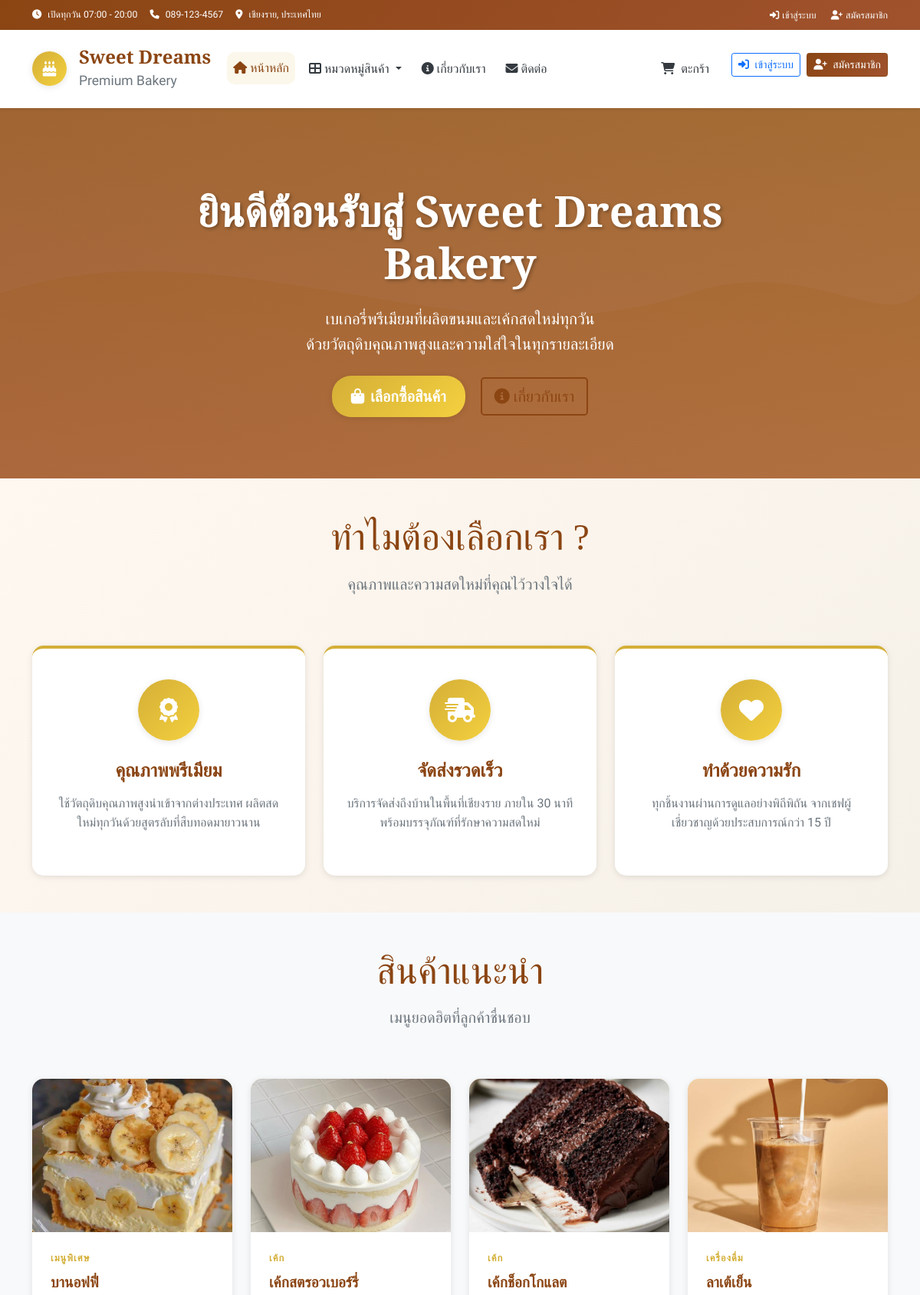
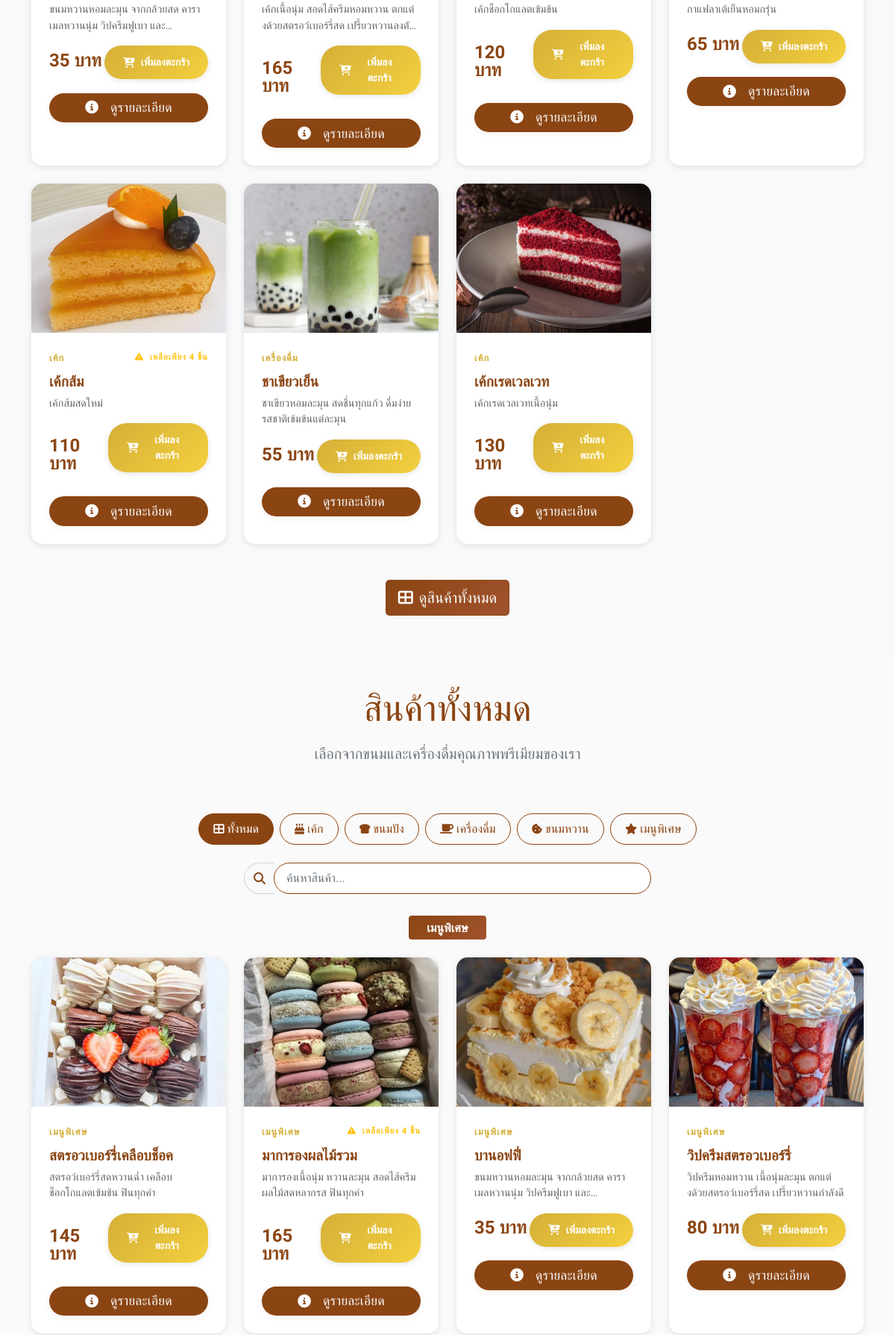
The page / (upper part) on the database its author committed (2 pictures, top to bottom).
### tables this page shows
CREATE TABLE products (
        id INTEGER PRIMARY KEY AUTOINCREMENT,
        name TEXT NOT NULL,
        name_en TEXT,
        description TEXT,
        price DECIMAL(10,2) NOT NULL,
        image TEXT,
        category_id INTEGER,
        is_available BOOLEAN DEFAULT 1,
        is_featured BOOLEAN DEFAULT 0,
        stock_quantity INTEGER DEFAULT 0,
        created_at TIMESTAMP DEFAULT CURRENT_TIMESTAMP,
        FOREIGN KEY (category_id) REFERENCES categories (id)
    );

CREATE TABLE categories (
        id INTEGER PRIMARY KEY AUTOINCREMENT,
        name TEXT UNIQUE NOT NULL,
        name_en TEXT,
        icon TEXT,
        description TEXT,
        display_order INTEGER DEFAULT 0
    );

### app.py (the view)
@app.route('/')
def index():
    categories = get_categories()
    featured_products = get_products_by_category(featured_only=True)
    all_products = get_products_by_category()
    unique_products = []
    seen_ids = set()
    for product in all_products:
        if product['id'] not in seen_ids:
            unique_products.append(product)
            seen_ids.add(product['id'])
    products_by_category = {}
    for product in unique_products:
        category_name = product['category_name']
        if category_name not in products_by_category:
            products_by_category[category_name] = []
        products_by_category[category_name].append(product)
    return render_template('index.html',
                         featured_products=featured_products,
                         products_by_category=products_by_category)

### app.py (called while the page is built)
def get_db_connection():
    conn = sqlite3.connect(DB_NAME)
    conn.row_factory = sqlite3.Row
    return conn

def get_categories():
    conn = get_db_connection()
    categories = conn.execute(
        "SELECT * FROM categories ORDER BY display_order"
    ).fetchall()
    conn.close()
    return categories

def get_cart_total():
    cart = session.get('cart', {})
    total_items = sum(item['quantity'] for item in cart.values())
    total_price = sum(item['quantity'] * item['price'] for item in cart.values())
    return total_items, total_price

@app.context_processor
def inject_global_data():
    categories = get_categories()
    cart_total_items, _ = get_cart_total()
    verifying_count = 0
    if session.get('role') == 'admin':
        conn = get_db_connection()
        verifying_count = conn.execute("""
            SELECT COUNT(*) FROM payments WHERE status = 'verifying'
        """).fetchone()[0]
        conn.close()
    return dict(
        categories=categories,
        cart_total_items=cart_total_items,
        verifying_count=verifying_count
    )

### templates/index.html (shortened to what this page needs)
{% extends "layout.html" %}
{% block content %}
<section class="hero-section" id="home">
    <div class="container hero-content">
        <div class="row justify-content-center text-center">
            <div class="col-lg-8">
                <h1 class="hero-title text-white">
                    ยินดีต้อนรับสู่ Sweet Dreams Bakery
                </h1>
                <p class="hero-subtitle text-white mb-4">
                    เบเกอรี่พรีเมียมที่ผลิตขนมและเค้กสดใหม่ทุกวัน<br>
                    ด้วยวัตถุดิบคุณภาพสูงและความใส่ใจในทุกรายละเอียด
                </p>
                <div class="hero-cta">
                    <a href="#products" class="btn btn-custom btn-lg me-3">
                        <i class="fas fa-shopping-bag"></i>
                        เลือกซื้อสินค้า
                    </a>
                    <a href="#about" class="btn btn-custom-outline btn-lg">
                        <i class="fas fa-info-circle"></i>
                        เกี่ยวกับเรา
                    </a>
                </div>
            </div>
        </div>
    </div>
</section>
<section class="features-section py-5" id="features">
    <div class="container">
        <div class="row text-center mb-5">
            <div class="col-12">
                <h2 class="display-5 mb-3">ทำไมต้องเลือกเรา ?</h2>
                <p class="lead text-muted">คุณภาพและความสดใหม่ที่คุณไว้วางใจได้</p>
            </div>
        </div>
        <div class="row gy-4 animate-stagger">
            <div class="col-lg-4 col-md-6">
                <div class="feature-card h-100">
                    <div class="feature-icon">
                        <i class="fas fa-award"></i>
                    </div>
                    <h4 class="mb-3">คุณภาพพรีเมียม</h4>
                    <p class="text-muted">
                        ใช้วัตถุดิบคุณภาพสูงนำเข้าจากต่างประเทศ
                        ผลิตสดใหม่ทุกวันด้วยสูตรลับที่สืบทอดมายาวนาน
                    </p>
                </div>
            </div>
            <div class="col-lg-4 col-md-6">
                <div class="feature-card h-100">
                    <div class="feature-icon">
                        <i class="fas fa-truck-fast"></i>
                    </div>
                    <h4 class="mb-3">จัดส่งรวดเร็ว</h4>
                    <p class="text-muted">
                        บริการจัดส่งถึงบ้านในพื้นที่เชียงราย ภายใน 30 นาที
                        พร้อมบรรจุภัณฑ์ที่รักษาความสดใหม่
                    </p>
                </div>
            </div>
            <div class="col-lg-4 col-md-6">
                <div class="feature-card h-100">
                    <div class="feature-icon">
                        <i class="fas fa-heart"></i>
                    </div>
                    <h4 class="mb-3">ทำด้วยความรัก</h4>
                    <p class="text-muted">
                        ทุกชิ้นงานผ่านการดูแลอย่างพิถีพิถัน
                        จากเชฟผู้เชี่ยวชาญด้วยประสบการณ์กว่า 15 ปี
                    </p>
                </div>
            </div>
        </div>
    </div>
</section>
{% if featured_products %}
<section class="py-5 bg-light" id="featured">
    <div class="container">
        <div class="row text-center mb-5">
            <div class="col-12">
                <h2 class="display-5 mb-3">สินค้าแนะนำ</h2>
                <p class="lead text-muted">เมนูยอดฮิตที่ลูกค้าชื่นชอบ</p>
            </div>
        </div>
        <div class="row gy-4">
            {% for product in featured_products[:8] %}
            <div class="col-lg-3 col-md-6">
                <div class="product-card featured-product h-100" data-category="{{ product.category_name }}">
                    <div class="product-image clickable">
                        {% if product.image %}
                            <img src="{{ url_for('static', filename='images/products/' + product.image) }}"
                                 alt="{{ product.name }}"
                                 class="img-fluid"
                                 loading="lazy">
                        {% else %}
                            <i class="fas fa-birthday-cake"></i>
                        {% endif %}
                    </div>
                    <div class="product-body">
                        <div class="product-category">
                            {{ product.category_name }}
                            {% if product.stock_quantity <= 5 and product.stock_quantity > 0 %}
                                <small class="text-warning float-end">
                                    <i class="fas fa-exclamation-triangle me-1"></i>
                                    เหลือเพียง {{ product.stock_quantity }} ชิ้น
                                </small>
                            {% endif %}
                        </div>
                        <h5 class="product-name">{{ product.name }}</h5>
                        {% if product.description %}
                            <p class="product-description">{{ product.description }}</p>
                        {% endif %}
                        <div class="d-flex justify-content-between align-items-baseline">
                            <div class="product-price">{{ "%.0f"|format(product.price) }} บาท</div>
                                {% if product.stock_quantity > 0 %}
                                    <button class="btn btn-custom btn-sm add-to-cart"
                                            data-product-id="{{ product.id }}"
                                            data-product-name="{{ product.name }}"
                                            data-product-price="{{ product.price }}">
                                        <i class="fas fa-cart-plus"></i> เพิ่มลงตะกร้า
                                    </button>
                                {% else %}
                                    <button class="btn btn-secondary btn-sm" disabled>
                                        <i class="fas fa-times"></i> หมด
                                    </button>
                                {% endif %}
                            </div>
                                <div class="d-flex justify-content-center mt-2">
                                    <a href="{{ url_for('product_detail', product_id=product.id) }}"
                                    class="btn btn-detail-view">
                                        <i class="fas fa-info-circle me-2"></i>
                                        ดูรายละเอียด
                                    </a>
                                </div>
                    </div>
                </div>
            </div>
            {% endfor %}
        </div>
        <div class="text-center mt-5">
            <a href="#products" class="btn btn-primary btn-lg">
                <i class="fas fa-th-large me-2"></i>ดูสินค้าทั้งหมด
            </a>
        </div>
    </div>
</section>
{% endif %}
<section class="py-5" id="products">
    <div class="container">
        <div class="row text-center mb-5">
            <div class="col-12">
                <h2 class="display-5 mb-3">สินค้าทั้งหมด</h2>
                <p class="lead text-muted">เลือกจากขนมและเครื่องดื่มคุณภาพพรีเมียมของเรา</p>
            </div>
        </div>
        {% if categories %}
        <div class="row mb-4">
            <div class="col-12">
                <div class="d-flex flex-wrap justify-content-center gap-2">
                    <button class="btn btn-outline-primary category-filter active" data-category="all">
                        <i class="fas fa-th-large me-1"></i>ทั้งหมด
                    </button>
                    {% for category in categories %}
                    <button class="btn btn-outline-primary category-filter"
                            data-category="{{ category.name }}">
                        <i class="{{ category.icon }} me-1"></i>{{ category.name }}
                    </button>
                    {% endfor %}
                </div>
            </div>
        </div>
        {% endif %}
        <div class="row mb-4">
            <div class="col-lg-6 mx-auto">
                <div class="input-group">
                    <span class="input-group-text">
                        <i class="fas fa-search"></i>
                    </span>
                    <input type="text" class="form-control" id="search-input"
                           placeholder="ค้นหาสินค้า...">
                </div>
            </div>
        </div>
        {% if products_by_category %}
            {% for category_name, products in products_by_category.items() %}
            <div class="category-section mb-5" data-category="{{ category_name }}">
                <h3 class="mb-4 text-center">
                    <span class="badge bg-primary fs-6 px-4 py-2">{{ category_name }}</span>
                </h3>
                <div class="row gy-4">
                    {% for product in products %}
                    <div class="col-lg-3 col-md-6">
                        <div class="product-card h-100" data-category="{{ category_name }}">
                            <div class="product-image clickable">
                                {% if product.image %}
                                    <img src="{{ url_for('static', filename='images/products/' + product.image) }}"
                                         alt="{{ product.name }}"
                                         class="img-fluid"
                                         loading="lazy">
                                {% else %}
                                    <i class="fas fa-birthday-cake"></i>
                                {% endif %}
                            </div>
                            <div class="product-body">
                                <div class="product-category">
                                    {{ product.category_name }}
                                    {% if product.stock_quantity <= 5 and product.stock_quantity > 0 %}
                                        <small class="text-warning float-end">
                                            <i class="fas fa-exclamation-triangle me-1"></i>
                                            เหลือเพียง {{ product.stock_quantity }} ชิ้น
                                        </small>
                                    {% endif %}
                                </div>
                                <h5 class="product-name">{{ product.name }}</h5>
                                {% if product.description %}
                                    <p class="product-description">{{ product.description }}</p>
                                {% endif %}
                                <div class="d-flex justify-content-between align-items-baseline">
                                    <div class="product-price">{{ "%.0f"|format(product.price) }} บาท</div>
                                    {% if product.stock_quantity > 0 %}
                                        <button class="btn btn-custom btn-sm add-to-cart"
                                                data-product-id="{{ product.id }}"
                                                data-product-name="{{ product.name }}"
                                                data-product-price="{{ product.price }}">
                                            <i class="fas fa-cart-plus"></i> เพิ่มลงตะกร้า
                                        </button>
                                    {% else %}
                                        <button class="btn btn-secondary btn-sm" disabled>
                                            <i class="fas fa-times"></i> หมด
                                        </button>
                                    {% endif %}
                                </div>
                                <div class="d-flex justify-content-center mt-2">
                                    <a href="{{ url_for('product_detail', product_id=product.id) }}"
                                    class="btn btn-detail-view">
                                        <i class="fas fa-info-circle me-2"></i>
                                        ดูรายละเอียด
                                    </a>
                                </div>
                            </div>
                        </div>
                    </div>
                    {% endfor %}
                </div>
            </div>
            {% endfor %}
        {% else %}
            <div class="text-center py-5">
                <i class="fas fa-shopping-basket fa-3x text-muted mb-3"></i>
                <h4 class="text-muted">ยังไม่มีสินค้า</h4>
                <p class="text-muted">กรุณารอสักครู่ เรากำลังเตรียมสินค้าดี ๆ มาให้คุณ</p>
            </div>
        {% endif %}
    </div>
</section>
{% endblock %}

### rows shown on the page
products: image (picture), category_name "เมนูพิเศษ", name "บานอฟฟี่", description "ขนมหวานหอมละมุน จากกล้วยสด คาราเมลหวานนุ่ม…", price "35"
products: image (picture), category_name "เค้ก", name "เค้กสตรอวเบอร์รี่", description "เค้กเนื้อนุ่ม สอดไส้ครีมหอมหวาน…", price "165"
products: image (picture), category_name "เค้ก", name "เค้กช็อกโกแลต", description "เค้กช็อกโกแลตเข้มข้น", price "120"
products: image (picture), category_name "เครื่องดื่ม", name "ลาเต้เย็น", description "กาแฟลาเต้เย็นหอมกรุ่น", price "65"
products: image (picture), category_name "เค้ก", stock_quantity "4", name "เค้กส้ม", description "เค้กส้มสดใหม่", price "110"
products: image (picture), category_name "เครื่องดื่ม", name "ชาเขียวเย็น", description "ชาเขียวหอมละมุน สดชื่นทุกแก้ว ดื่มง่าย รสชาติเข้มข้นแต่ละมุน", price "55"
products: image (picture), category_name "เค้ก", name "เค้กเรดเวลเวท", description "เค้กเรดเวลเวทเนื้อนุ่ม", price "130"
categories: name "เค้ก"
categories: name "ขนมปัง"
categories: name "เครื่องดื่ม"
categories: name "ขนมหวาน"
categories: name "เมนูพิเศษ"
products: name "เมนูพิเศษ", image (picture), category_name "เมนูพิเศษ", name "สตรอวเบอร์รี่เคลือบช็อค", description "สตรอว์เบอร์รี่สดหวานฉ่ำ เคลือบช็อกโกแลตเข้มข้น ฟินทุกคำ", price "145"
products: image (picture), category_name "เมนูพิเศษ", stock_quantity "4", name "มาการองผลไม้รวม", description "มาการองเนื้อนุ่ม หวานละมุน สอดไส้ครีมผลไม้สดหลากรส ฟินทุกคำ", price "165"
products: image (picture), category_name "เมนูพิเศษ", name "วิปครีมสตรอวเบอร์รี่", description "วิปครีมหอมหวาน เนื้อนุ่มละมุน ตกแต่งด้วยสตรอว์เบอร์รี่สด เปรี้ยวหวานกำลังดี", price "80"
